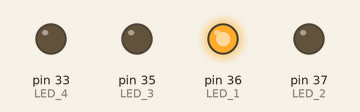
This program was run on a simulated Raspberry Pi (header pin numbers). On the bench: output pins drawn as LEDs (lit = HIGH). At 40.0 s the program stops and its outputs stay as they are.

Above: at 0.5 s.
At 2.5 s:
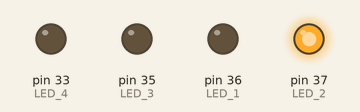
At 4.5 s:
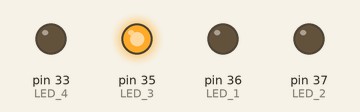
At 6.5 s:
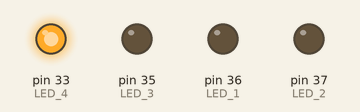
At 9.5 s:
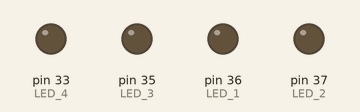
Timing chart, 0 to 10.4 s (numbered marks = the images above):
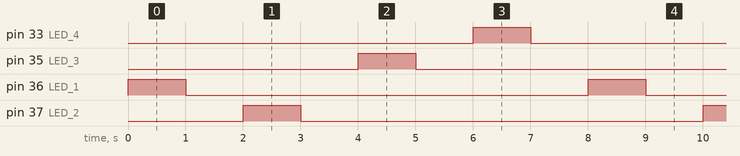

The program:

LED_BASIC.py
```python
import RPi.GPIO as GPIO
from time import sleep

GPIO.setmode(GPIO.BOARD)

LED_1 = 36
LED_2 = 37
LED_3 = 35
LED_4 = 33

GPIO.setup(LED_1, GPIO.OUT)
GPIO.setup(LED_2, GPIO.OUT)
GPIO.setup(LED_3, GPIO.OUT)
GPIO.setup(LED_4, GPIO.OUT)

LEDs = [LED_1, LED_2, LED_3, LED_4]


for i in range(5):
    for LED in LEDs:
        GPIO.output(LED, GPIO.HIGH)
        sleep(1)
        GPIO.output(LED, GPIO.LOW)
        sleep(1)

GPIO.cleanup()
```

Measured:
- by itself, pin 33 (LED_4), pin 35 (LED_3), pin 36 (LED_1), pin 37 (LED_2): alternates HIGH for 1.0 s and LOW for 7.0 s
- by itself, everything shown: repeats every 8.0 s, in 8 steps
